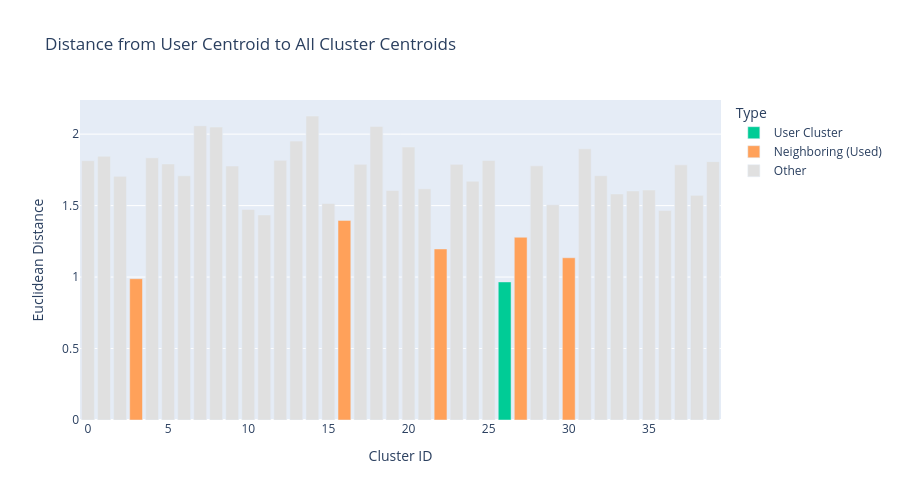

Notebook cell for this chart:
### Markdown cell above
## Cluster Proximity Visualization

### Code cell
# Visualize cluster distances
cluster_dist_df = pd.DataFrame({
    'Cluster ID': range(n_clusters),
    'Distance to User': distances_to_centroids
})

cluster_dist_df['Type'] = 'Other'
cluster_dist_df.loc[cluster_dist_df['Cluster ID'] == user_cluster, 'Type'] = 'User Cluster'
cluster_dist_df.loc[cluster_dist_df['Cluster ID'].isin(neighboring_clusters), 'Type'] = 'Neighboring (Used)'

fig = px.bar(
    cluster_dist_df.sort_values('Distance to User'),
    x='Cluster ID',
    y='Distance to User',
    color='Type',
    title='Distance from User Centroid to All Cluster Centroids',
    labels={'Distance to User': 'Euclidean Distance'},
    color_discrete_map={
        'User Cluster': '#00CC96',
        'Neighboring (Used)': '#FFA15A',
        'Other': '#E0E0E0'
    }
)

fig.update_layout(height=500, showlegend=True)
fig.show()

### Figure 1 — Plotly figure (JSON) as saved in the notebook; plotly's stock layout.template omitted (floating-point values rounded to 4 significant figures)
{"data": [{"hovertemplate": "Type=User Cluster<br>Cluster ID=%{x}<br>Euclidean Distance=%{y}<extra></extra>", "legendgroup": "User Cluster", "marker": {"color": "#00CC96", "pattern": {"shape": ""}}, "name": "User Cluster", "orientation": "v", "showlegend": true, "textposition": "auto", "type": "bar", "x": [26], "xaxis": "x", "y": [0.966], "yaxis": "y"}, {"hovertemplate": "Type=Neighboring (Used)<br>Cluster ID=%{x}<br>Euclidean Distance=%{y}<extra></extra>", "legendgroup": "Neighboring (Used)", "marker": {"color": "#FFA15A", "pattern": {"shape": ""}}, "name": "Neighboring (Used)", "orientation": "v", "showlegend": true, "textposition": "auto", "type": "bar", "x": [3, 30, 22, 27, 16], "xaxis": "x", "y": [0.9885, 1.135, 1.197, 1.279, 1.396], "yaxis": "y"}, {"hovertemplate": "Type=Other<br>Cluster ID=%{x}<br>Euclidean Distance=%{y}<extra></extra>", "legendgroup": "Other", "marker": {"color": "#E0E0E0", "pattern": {"shape": ""}}, "name": "Other", "orientation": "v", "showlegend": true, "textposition": "auto", "type": "bar", "x": [11, 36, 10, 29, 15, 38, 33, 34, 19, 35, 21, 24, 2, 6, 32, 9, 28, 37, 23, 17, 5, 39, 0, 25, 12, 4, 1, 31, 20, 13, 8, 18, 7, 14], "xaxis": "x", "y": [1.435, 1.466, 1.474, 1.506, 1.515, 1.572, 1.582, 1.603, 1.606, 1.609, 1.618, 1.671, 1.705, 1.708, 1.709, 1.777, 1.778, 1.785, 1.789, 1.789, 1.791, 1.808, 1.814, 1.816, 1.817, 1.835, 1.846, 1.897, 1.91, 1.951, 2.05, 2.054, 2.059, 2.127], "yaxis": "y"}], "layout": {"barmode": "relative", "height": 500, "legend": {"title": {"text": "Type"}, "tracegroupgap": 0}, "showlegend": true, "title": {"text": "Distance from User Centroid to All Cluster Centroids"}, "xaxis": {"anchor": "y", "domain": [0, 1], "title": {"text": "Cluster ID"}}, "yaxis": {"anchor": "x", "domain": [0, 1], "title": {"text": "Euclidean Distance"}}}}
